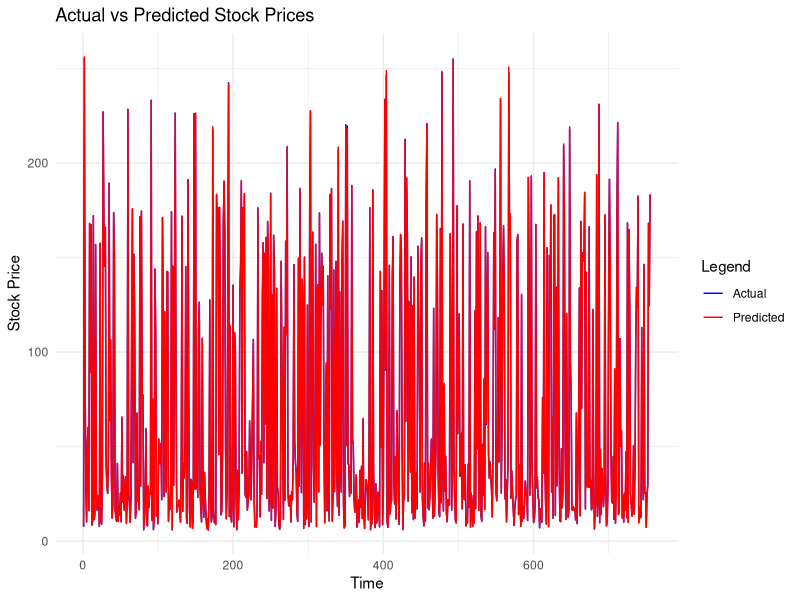
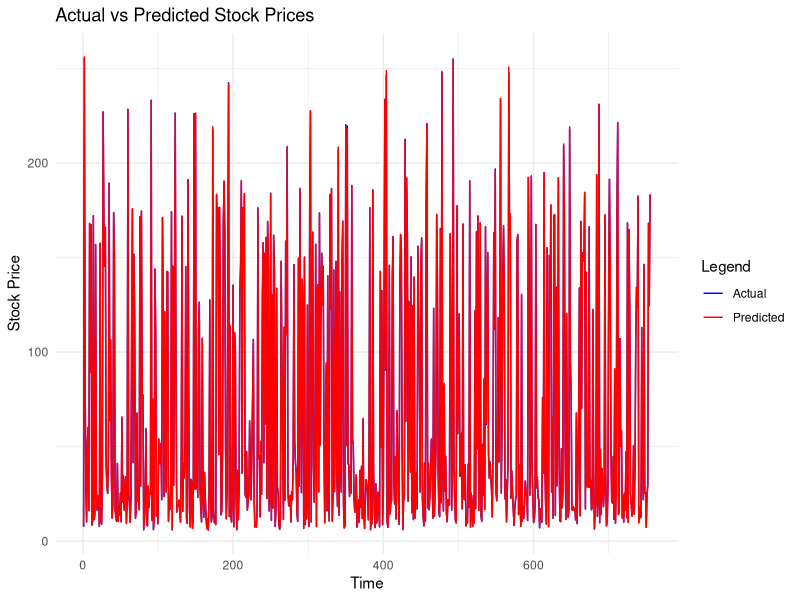

Recreate these plots in R, in order.
# Load necessary libraries
library(ggplot2)
library(readr)

# Load the predictions from the CSV file
results <- read_csv("stock_predictions.csv")

# Plot Actual vs Predicted stock prices
ggplot(results, aes(x = 1:nrow(results))) +
  geom_line(aes(y = Actual, color = "Actual")) +
  geom_line(aes(y = Predicted, color = "Predicted")) +
  labs(title = "Actual vs Predicted Stock Prices", x = "Time", y = "Stock Price") +
  scale_color_manual(name = "Legend", values = c("Actual" = "blue", "Predicted" = "red")) +
  theme_minimal()
# Save the plot as a PNG file
ggsave("stock_plot.png", width = 8, height = 6)

